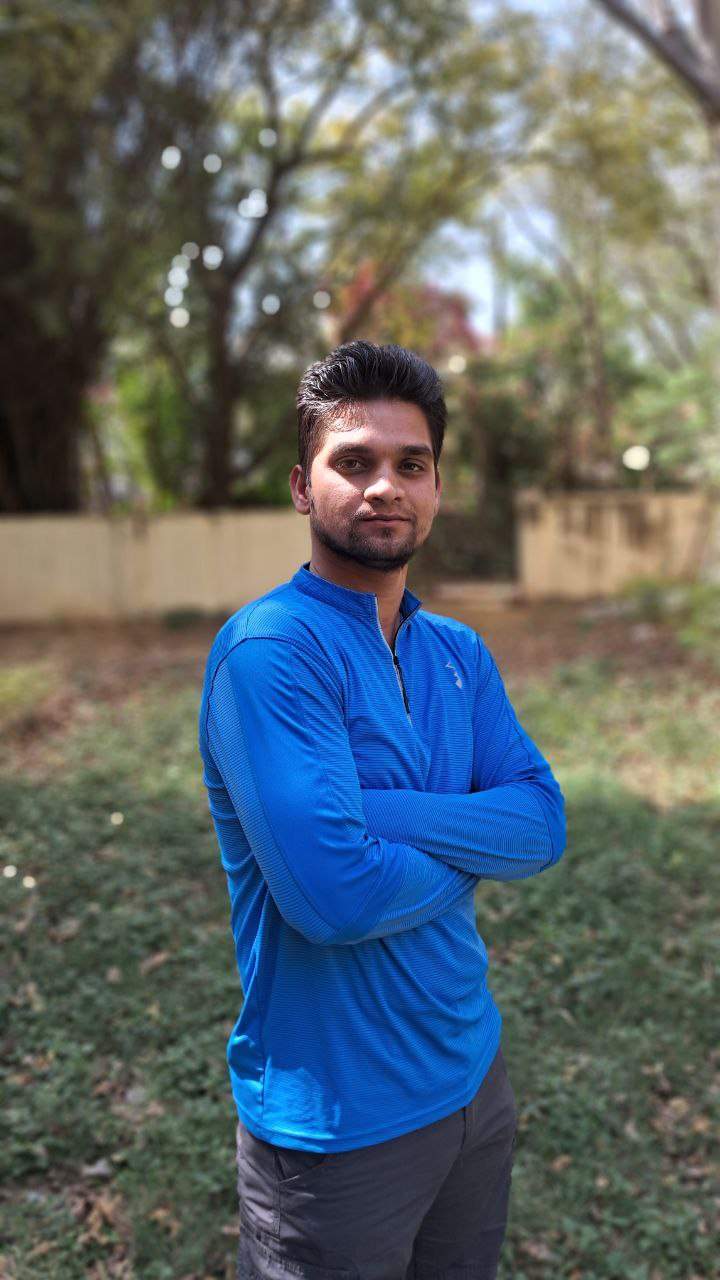
#> input picture example.jpg, 720 x 1280 px, given in place of the camera
$ python Implementing_Gesture_Control_with_OpenCV.py
#> lines starting #> are read from the running program, lines starting #| are printed output that depends on the picture; after the words box and inside, x2 and y2 are one past the last pixel; in counts of white or black regions, pixels touching at a corner belong together
import cv2

import numpy as np


# Set up webcam capture

cap = cv2.VideoCapture(0)


if not cap.isOpened():

    print("Error: Could not open webcam.")

    exit()


# Initial shape position and size

shape_x, shape_y, shape_size = 200, 200, 50


while True:

    # Capture frame-by-frame

    ret, frame = cap.read()
#> frame is the input picture: shape (1280, 720, 3); mean B, G, R 104.8, 101.7, 91.6


    if not ret:

        print("Error: Failed to capture image.")

        break


    # Convert to HSV for color filtering

    hsv = cv2.cvtColor(frame, cv2.COLOR_BGR2HSV)
#> hsv: shape (1280, 720, 3); mean H, S, V 55, 89.4, 124.1


    # Define the range for skin color in HSV

    lower_skin = np.array([0, 20, 70], dtype=np.uint8)

    upper_skin = np.array([20, 255, 255], dtype=np.uint8)


    # Create a mask to detect skin color

    mask = cv2.inRange(hsv, lower_skin, upper_skin)
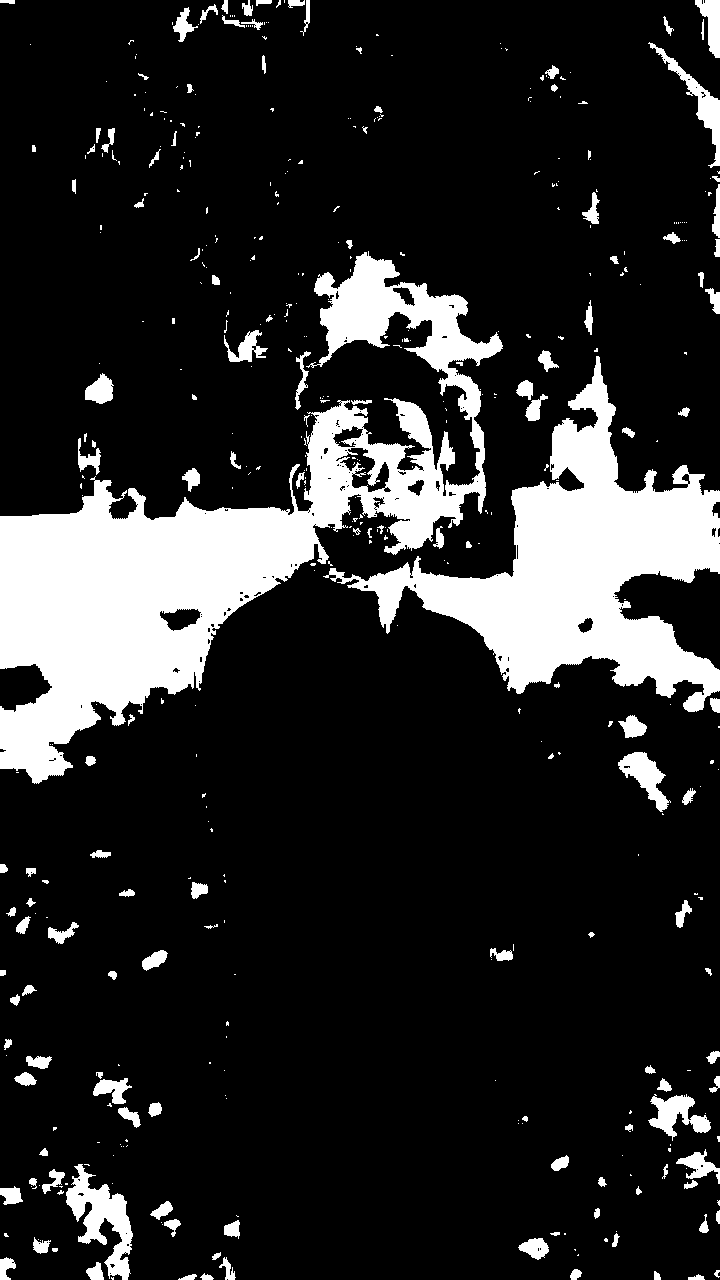
#> mask: shape (1280, 720); 16% white; 442 white regions (299 under 20 px)


    # Apply the mask to the frame

    result = cv2.bitwise_and(frame, frame, mask=mask)
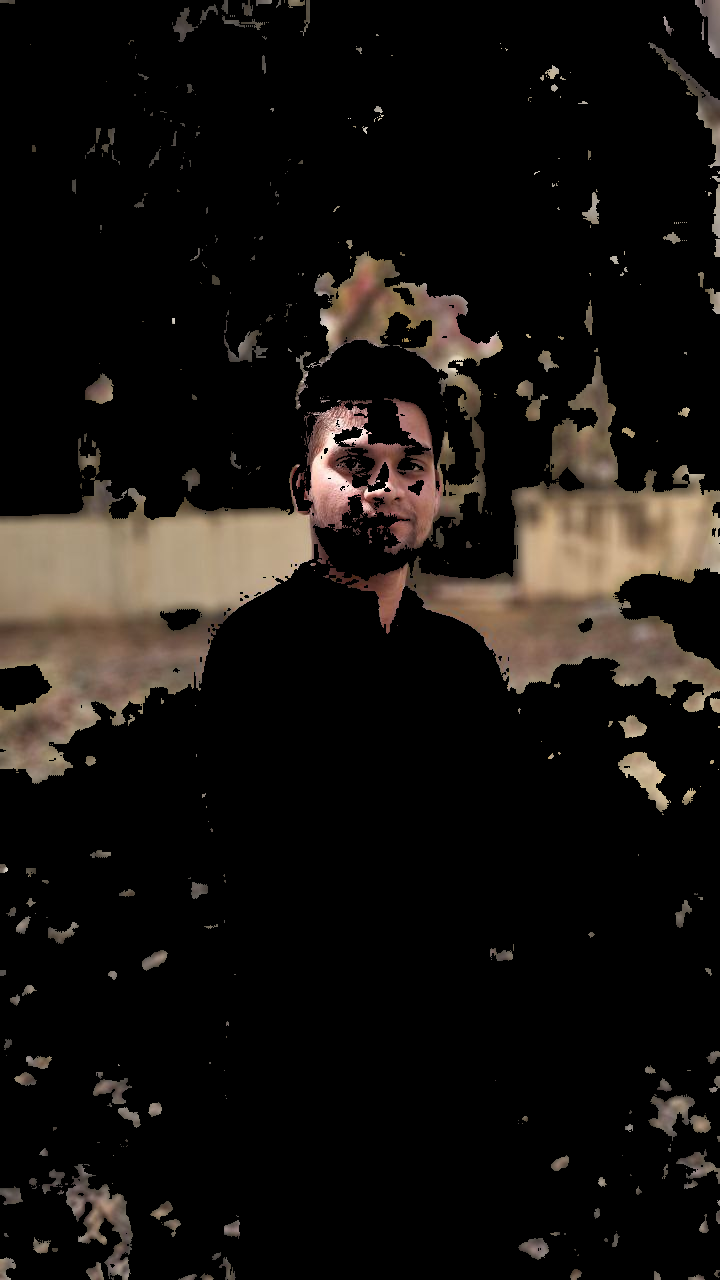
#> result: shape (1280, 720, 3); mean B, G, R 15.6, 18.8, 22.5


    # Find contours (hand shape) in the masked image

    contours, _ = cv2.findContours(mask, cv2.RETR_EXTERNAL, cv2.CHAIN_APPROX_SIMPLE)
#> contours = 437 contours, 322 with area under 20; largest, box (x1, y1, x2, y2) and area: (0, 251, 503, 784) 76704, (323, 356, 720, 712) 45356, (66, 1164, 133, 1280) 3026, (648, 42, 720, 168) 1348, (618, 752, 671, 812) 1229


    # If contours are found, draw them

    if contours:

        max_contour = max(contours, key=cv2.contourArea)  # Get largest contour
#> max_contour = contour of 2397 points, box (x1, y1, x2, y2) (0, 251, 503, 784), area 76704

        if cv2.contourArea(max_contour) > 500:  # Ignore small contours

            # Draw the bounding box around the detected hand

            x, y, w, h = cv2.boundingRect(max_contour)
#> x = 0; y = 251; w = 503; h = 533

            cv2.rectangle(frame, (x, y), (x + w, y + h), (0, 255, 0), 2)


            # Get the center of the hand for further tracking or interaction

            center_x = int(x + w / 2)
#> center_x = 251

            center_y = int(y + h / 2)
#> center_y = 517

            cv2.circle(frame, (center_x, center_y), 5, (0, 0, 255), -1)  # Red dot at center
#> frame: shape (1280, 720, 3); mean B, G, R 104.2, 102.7, 91.1


            # Move shape based on hand's position

            shape_x = center_x
#> shape_x = 251

            shape_y = center_y
#> shape_y = 517


    # Draw a shape (circle) on the screen that moves with the hand

    cv2.circle(frame, (shape_x, shape_y), shape_size, (0, 0, 255), -1)
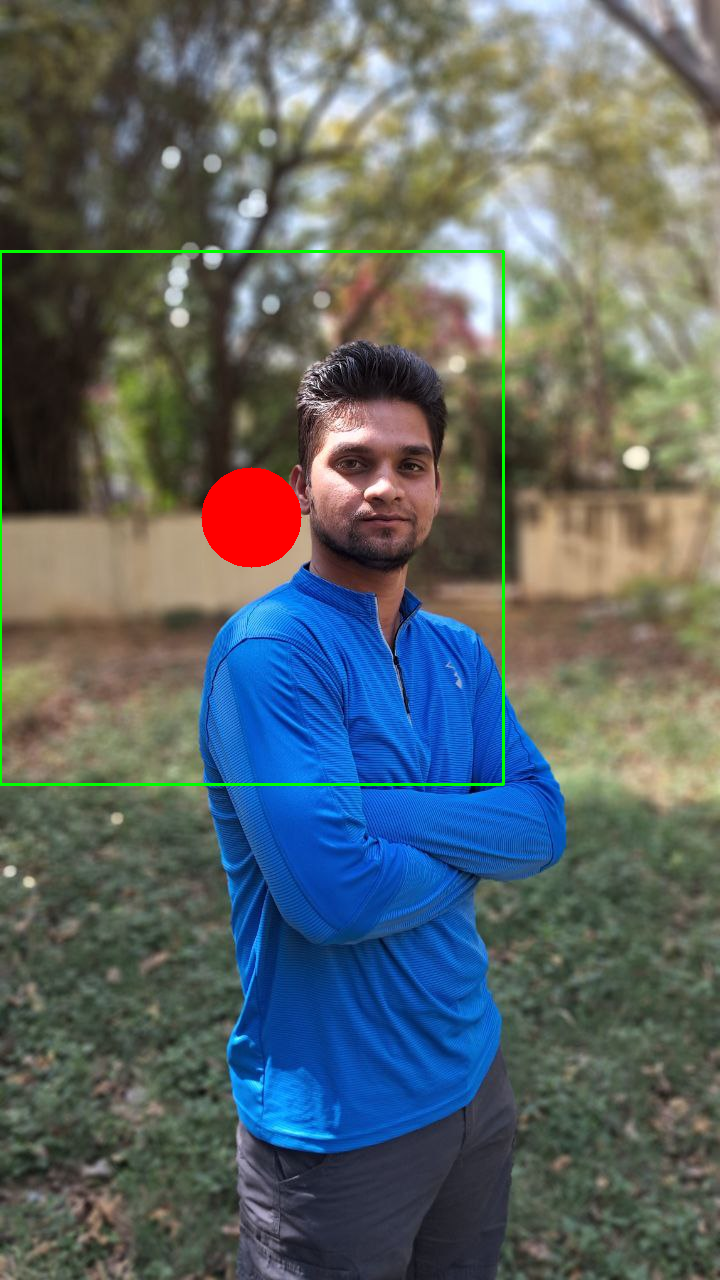
#> frame: shape (1280, 720, 3); mean B, G, R 103.4, 101.7, 92.1


    # Display the original and result frames

    cv2.imshow('Original Frame', frame)

    cv2.imshow('Filtered Frame', result)

    # Break the loop when 'q' is pressed
    if cv2.waitKey(1) & 0xFF == ord('q'):
#> (key q is pressed here)
        break

cap.release()
cv2.destroyAllWindows()
